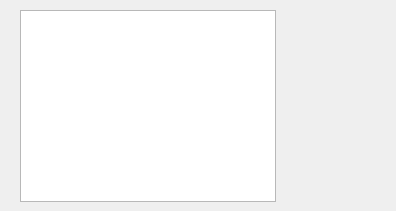
<?xml version="1.0" encoding="UTF-8"?>
<ui version="4.0">
 <class>ForwardingTable</class>
 <widget class="QWidget" name="ForwardingTable">
  <property name="geometry">
   <rect>
    <x>0</x>
    <y>0</y>
    <width>396</width>
    <height>211</height>
   </rect>
  </property>
  <property name="windowTitle">
   <string>Form</string>
  </property>
  <widget class="QTableWidget" name="tableWidget">
   <property name="geometry">
    <rect>
     <x>20</x>
     <y>10</y>
     <width>256</width>
     <height>192</height>
    </rect>
   </property>
  </widget>
 </widget>
 <resources/>
 <connections/>
</ui>
